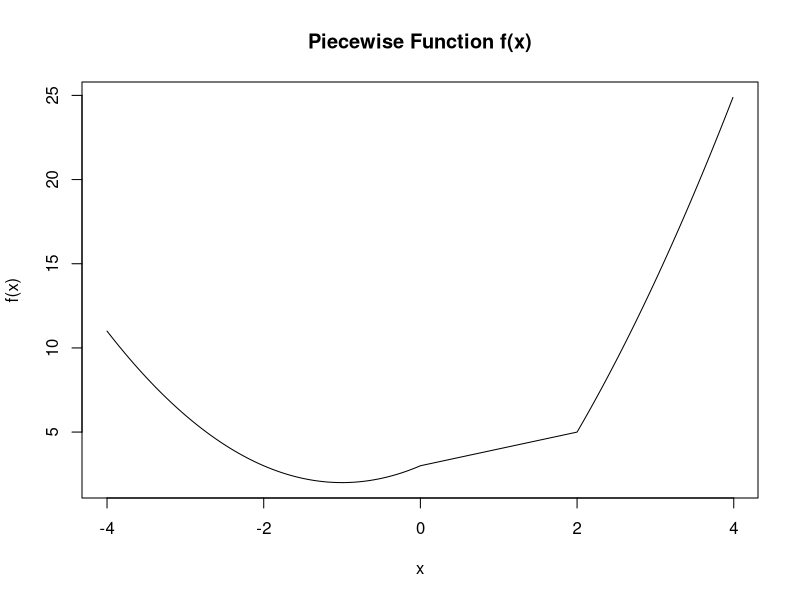

Recreate this plot in R.
# CST8233 Lab 2 - Exercise 4
# Piecewise function:
#   f(x) = x^2 + 2x + 3   if x < 0
#          x + 3          if 0 <= x < 2
#          x^2 + 4x - 7   if 2 <= x

myFun <- function(Vec1)
{
  result <- numeric(length(Vec1))

  low  <- Vec1 < 0
  mid  <- Vec1 >= 0 & Vec1 < 2
  high <- Vec1 >= 2

  result[low]  <- Vec1[low]^2 + 2 * Vec1[low] + 3
  result[mid]  <- Vec1[mid] + 3
  result[high] <- Vec1[high]^2 + 4 * Vec1[high] - 7

  return(result)
}

cat("\n========== Exercise 4 ==========\n")
cat("Piecewise f(x):  x^2 + 2x + 3 (x < 0),  x + 3 (0 <= x < 2),  x^2 + 4x - 7 (x >= 2)\n\n")

# Sample values, including the boundaries at 0 and 2
sampleX <- c(-4, -2, -1, 0, 1, 2, 3, 3.99)
cat("Sample values of myFun:\n")
print(data.frame(x = sampleX, f.x = myFun(sampleX)), row.names = FALSE)

# Plot for -4 <= x < 4
x <- seq(-4, 4, by = 0.01)
x <- x[x < 4]
y <- myFun(x)

plot(x, y, type = "l", main = "Piecewise Function f(x)", xlab = "x", ylab = "f(x)")
cat("\nPlot drawn for -4 <= x < 4\n")
